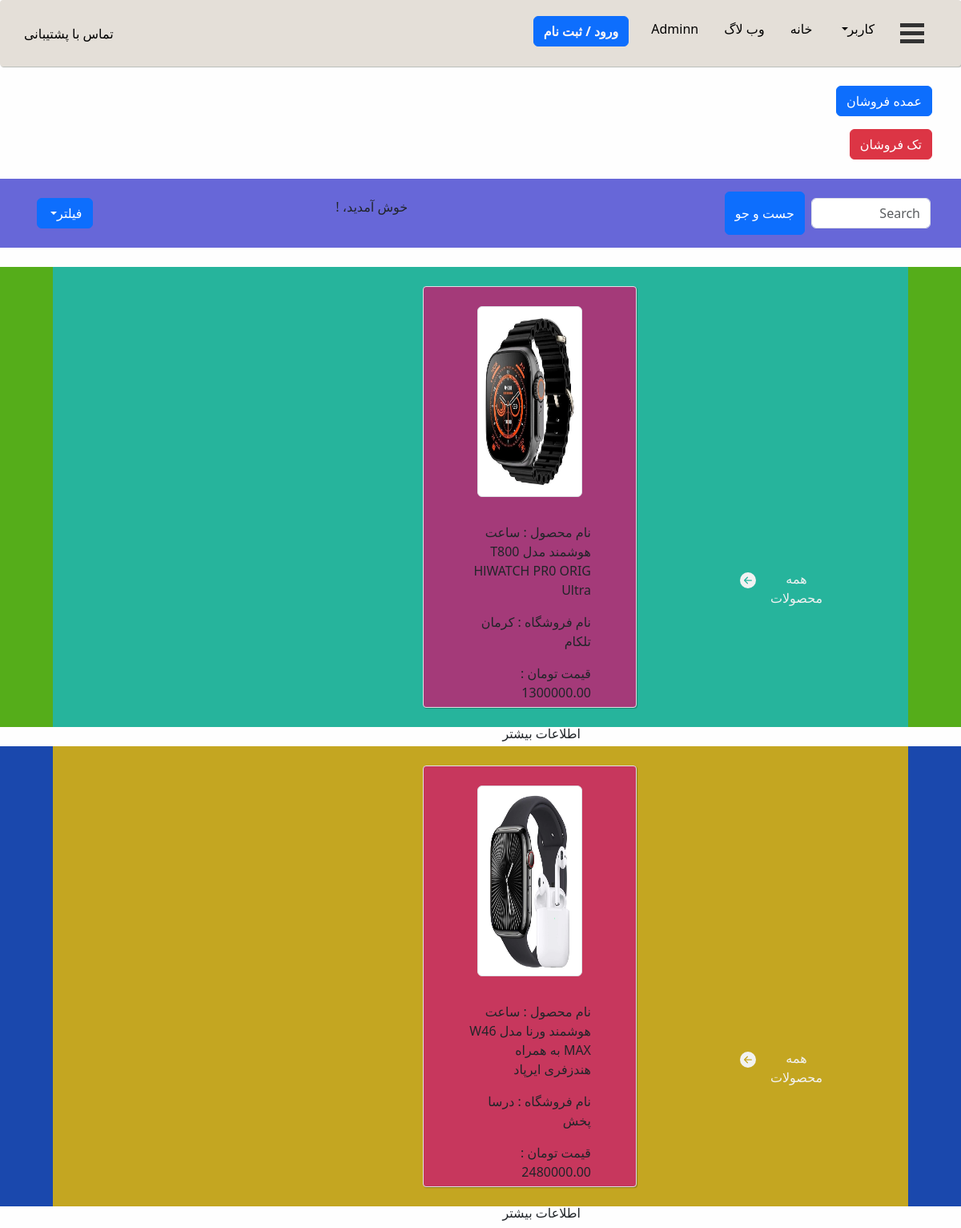
The page / on the database its author committed.
### accounts/models.py (models this page shows, shortened)
class AddProductSingle(models.Model):
    name_store = models.CharField(max_length=100)  # نام فروشگاه
    category_product = models.CharField(max_length=225)  # دسته بندی
    name_product = models.CharField(max_length=100)  # نام محصول
    features_product = models.TextField()  # ویژگی های محصول
    description = models.TextField()  # توضیحات در مورد محصول
    cost = models.DecimalField(max_digits=10, decimal_places=2)   # هزینه محصول
    image = models.ImageField(upload_to='images/product_single/')  # عکس از محصول
    date = models.DateField(default=timezone.now)  # تاریخ ایجاد

class AddProductWholesaler(models.Model):
    name_store = models.CharField(max_length=100)  # نام فروشگاه
    category_product = models.CharField(max_length=225)  # دسته بندی
    name_product = models.CharField(max_length=100)  # نام محصول
    numbers = models.IntegerField()   # تعداد موجود در یک بسته
    features_product = models.TextField()  # ویژگی های محصول
    description = models.TextField()  # توضیحات در مورد محصول
    cost = models.DecimalField(max_digits=10, decimal_places=2)   # هزینه محصول
    image = models.ImageField(upload_to='images/product_wholesaler/')  # عکس از محصول
    date = models.DateField(default=timezone.now)  # تاریخ ایجاد

### accounts/views.py (the view)
# urls.py: path("", HomeView.as_view(template_name="home.html"), name="home"),
class HomeView(TemplateView):
    template_name= 'home.html'
    def get_context_data(self, **kwargs):
        context = super().get_context_data(**kwargs)
        context['products_single'] = AddProductSingle.objects.all()
        context['products_wholesaler'] = AddProductWholesaler.objects.all()
        context['user_type'] = self.request.user.user_type if self.request.user.is_authenticated else None
        return context

### templates/home.html (shortened to what this page needs)
{%  extends 'base.html' %}
{% block content %}
    <section  class="container m-3" >
        <div><button class="btn btn-primary m-2 " >عمده فروشان</button></div>
        <div><button class="btn btn-danger m-2" >تک فروشان  </button></div>
    </section>
<section  class="" style="  background-color: rgb(103, 103, 216);" >
    <div class="container navbar ">
        <form class="d-flex">
            <input class="form-control m-2" type="text" placeholder="Search">
            <button class="btn btn-primary input-group-text "  type="button">جست و جو</button>
        </form>
        <div class="text-center">
            <p>خوش آمدید، {{ request.user.username }}!</p>
        </div>
        <div class=" dropdown m-3" >
            <button class=" dropdown-toggle btn  btn-primary"   data-bs-toggle="dropdown" href="">فیلتر</button>
        </div>
    </div>
</section>
    <section  style="  background-color: rgb(85, 173, 26);">
        <div class="container"  >
            <div class="d-flex m-4" style="background-color: rgba(13, 184, 226, 0.651);">
                <div class="   p-2 col-3 m-4  "  style="background-color: rgba(202, 125, 9, 0);">
                    <div class="texta d-flex  mx-5 btn ">
                        <p class="m-2">  همه محصولات </p>
                        <div class="m-2">
                            <svg xmlns="http://www.w3.org/2000/svg" width="20" height="20" fill="currentColor" class="bi bi-arrow-left-circle-fill" viewBox="0 0 16 16">
                                <path d="M8 0a8 8 0 1 0 0 16A8 8 0 0 0 8 0m3.5 7.5a.5.5 0 0 1 0 1H5.707l2.147 2.146a.5.5 0 0 1-.708.708l-3-3a.5.5 0 0 1 0-.708l3-3a.5.5 0 1 1 .708.708L5.707 7.5z"/>
                            </svg>
                        </div>
                    </div>
                </div>
                    {% if products_single %}
                        {% for products_one in products_single %}
                            <div class="rm container p-4 col-3 m-4  border" style="background-color: rgba(201, 23, 112, 0.774);">
                                <img class="img-thumbnail center" src="{{ products_one.image.url }}" >
                                <div class="text">
                                    <p class="mt-1"> نام محصول : {{products_one.name_product}} </p>
                                    <p class="mt-1"> نام فروشگاه : {{products_one.name_store}} </p>
                                    <p class="mt-1"> قیمت  تومان : {{products_one.cost}} </p>
                                    <a class="mt-1 btn " href="{% url 'detils_products_signal' %}"> اطلاعات بیشتر </a>
                                </div>
                            </div>
                        {% endfor %}
                    {% else %}
                        <p>محصولی برای نمایش وجود ندارد.</p>
                    {% endif %}
            </div>
        </div>
    </section>
    <section  style="  background-color: rgb(26, 72, 173);">
        <div class="container"  >
            <div class="d-flex m-4" style="background-color: rgb(196, 166, 33);">
                <div class="   p-2 col-3 m-4  "  style="background-color: rgba(202, 125, 9, 0);">
                    <div class="texta d-flex  mx-5 btn ">
                        <p class="m-2">  همه محصولات </p>
                        <div class="m-2">
                            <svg xmlns="http://www.w3.org/2000/svg" width="20" height="20" fill="currentColor" class="bi bi-arrow-left-circle-fill" viewBox="0 0 16 16">
                                <path d="M8 0a8 8 0 1 0 0 16A8 8 0 0 0 8 0m3.5 7.5a.5.5 0 0 1 0 1H5.707l2.147 2.146a.5.5 0 0 1-.708.708l-3-3a.5.5 0 0 1 0-.708l3-3a.5.5 0 1 1 .708.708L5.707 7.5z"/>
                            </svg>
                        </div>
                    </div>
                </div>
                {% if products_wholesaler %}
                    {% for products_multy in products_wholesaler %}
                        <div class="rm container p-4 col-3 m-4 border " style="background-color: rgba(201, 23, 112, 0.774);">
                            <img class="img-thumbnail center" src="{{ products_multy.image.url }}" >
                            <div class="text">
                                <p class="mt-1"> نام محصول : {{ products_multy.name_product }} </p>
                                <p class="mt-1"> نام فروشگاه : {{ products_multy.name_store }} </p>
                                <p class="mt-1"> قیمت تومان : {{ products_multy.cost }} </p>
                                <a class="mt-1 btn " href="{% url 'detils_products_multy' %}"> اطلاعات بیشتر </a>
                            </div>
                        </div>
                    {% endfor %}
                {% else %}
                    <p>محصولی برای نمایش وجود ندارد.</p>
                {% endif %}
            </div>
        </div>
    </section>
{% endblock content %}

### static/css/style.css (style rules this page uses)
div a { text-decoration: none; color: black; }

### templates/base.html (style rules this page uses)
input[type=text] { width: 40%; transition: width 1s ease-in-out; }
.rm { border-radius: 4px; box-shadow: 1px 1px 1px rgba(1, 19, 1, 0.288); }
form { border-radius: 4px; }
.center { display: block; margin-left: auto; margin-right: auto; width: 60%; height: 50%; }
.text { margin: 2rem; }

### templates/home.html (style rules this page uses)
.texta { color: #f2f2f2; margin: 20rem 1rem 1rem 1rem; padding: 1rem 1rem 1rem 1rem; }

### rows shown on the page
AddProductSingle: image (picture), name_product "ساعت هوشمند مدل T800 HlWATCH PR0 ORIG Ultra", name_store "کرمان تلکام", cost "1300000.00"
AddProductWholesaler: image (picture), name_product "ساعت هوشمند ورنا مدل W46 MAX به همراه هندزفری ایرپاد", name_store "درسا پخش", cost "2480000.00"
